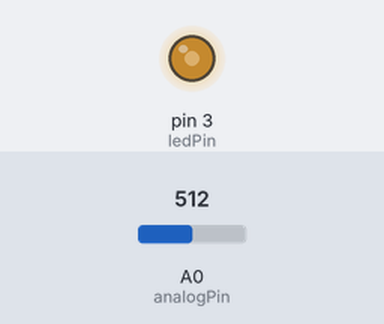
A sketch run on a simulated Arduino Uno, built with avr-gcc and run on an emulated ATmega328P. Parts: output pins drawn as LEDs (lit = HIGH). The test bench sets the inputs (shaded band); at power-on: A0 (analogPin) = 512.

Above: at 1.2 s.
1.3 s: A0 (analogPin) set to 716
At 1.8 s:
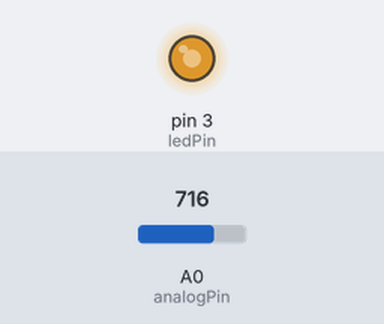
2.8 s: A0 (analogPin) set to 900
At 4.0 s:
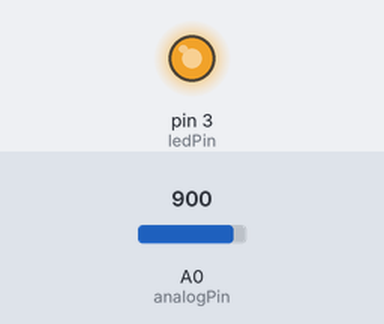
4.3 s: A0 (analogPin) set to 122
At 5.4 s:
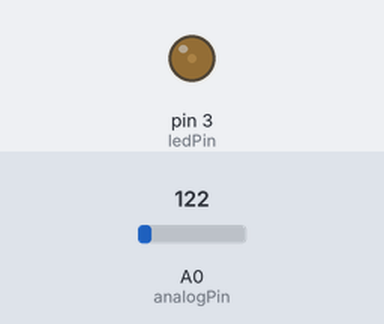
5.8 s: A0 (analogPin) set to 0
At 6.7 s:
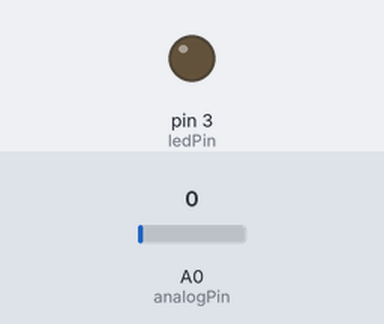
7.3 s: A0 (analogPin) set to 511
At 7.9 s:
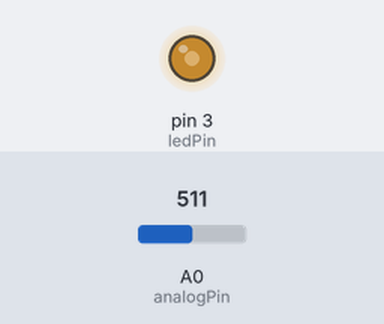
Timing chart, 0 to 9.8 s (numbered marks = the images above; inputs shaded):
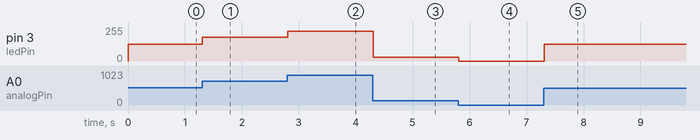

The sketch:

Kit_B_House_IoT_Kit_Project_2_Dimmer_LED.ino
```cpp
int ledPin = 3;
int analogPin = A0;
int analogValue = 0;

void setup() {
  pinMode(ledPin, OUTPUT);
}

void loop() {
  analogValue = analogRead(analogPin);
  int dutyCycle = map(analogValue, 0, 1023, 0, 255);
  analogWrite(ledPin, dutyCycle);
  delay(100);
}
```

Measured:
- after the input at 1.3 s, pin 3 (ledPin): 127/255 → 178/255 at once
- after the input at 2.8 s, pin 3 (ledPin): 178/255 → 224/255 at once
- after the input at 4.3 s, pin 3 (ledPin): 224/255 → 30/255 at once
- after the input at 5.8 s, pin 3 (ledPin): 30/255 → 0/255 at once
- after the input at 7.3 s, pin 3 (ledPin): 0/255 → 127/255 at once
